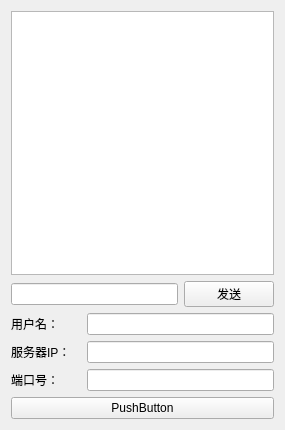
<?xml version="1.0" encoding="UTF-8"?>
<ui version="4.0">
 <class>TcpClient_Widget</class>
 <widget class="QWidget" name="TcpClient_Widget">
  <property name="geometry">
   <rect>
    <x>0</x>
    <y>0</y>
    <width>285</width>
    <height>430</height>
   </rect>
  </property>
  <property name="windowTitle">
   <string>Form</string>
  </property>
  <layout class="QGridLayout" name="gridLayout">
   <item row="0" column="0" colspan="3">
    <widget class="QTextEdit" name="textEdit"/>
   </item>
   <item row="1" column="0" colspan="2">
    <widget class="QLineEdit" name="msg_lineEdit"/>
   </item>
   <item row="1" column="2">
    <widget class="QPushButton" name="msg_btn">
     <property name="text">
      <string>发送</string>
     </property>
    </widget>
   </item>
   <item row="2" column="0">
    <widget class="QLabel" name="label">
     <property name="minimumSize">
      <size>
       <width>70</width>
       <height>0</height>
      </size>
     </property>
     <property name="maximumSize">
      <size>
       <width>70</width>
       <height>16777215</height>
      </size>
     </property>
     <property name="text">
      <string>用户名：</string>
     </property>
    </widget>
   </item>
   <item row="2" column="1" colspan="2">
    <widget class="QLineEdit" name="username_lineEdit"/>
   </item>
   <item row="3" column="0">
    <widget class="QLabel" name="label_2">
     <property name="minimumSize">
      <size>
       <width>70</width>
       <height>0</height>
      </size>
     </property>
     <property name="maximumSize">
      <size>
       <width>70</width>
       <height>16777215</height>
      </size>
     </property>
     <property name="text">
      <string>服务器IP：</string>
     </property>
    </widget>
   </item>
   <item row="3" column="1" colspan="2">
    <widget class="QLineEdit" name="server_ip"/>
   </item>
   <item row="4" column="0">
    <widget class="QLabel" name="label_3">
     <property name="minimumSize">
      <size>
       <width>70</width>
       <height>0</height>
      </size>
     </property>
     <property name="maximumSize">
      <size>
       <width>70</width>
       <height>16777215</height>
      </size>
     </property>
     <property name="text">
      <string>端口号：</string>
     </property>
    </widget>
   </item>
   <item row="4" column="1" colspan="2">
    <widget class="QLineEdit" name="port_lineEdit"/>
   </item>
   <item row="5" column="0" colspan="3">
    <widget class="QPushButton" name="enter_btn">
     <property name="text">
      <string>PushButton</string>
     </property>
    </widget>
   </item>
  </layout>
 </widget>
 <resources/>
 <connections/>
</ui>
